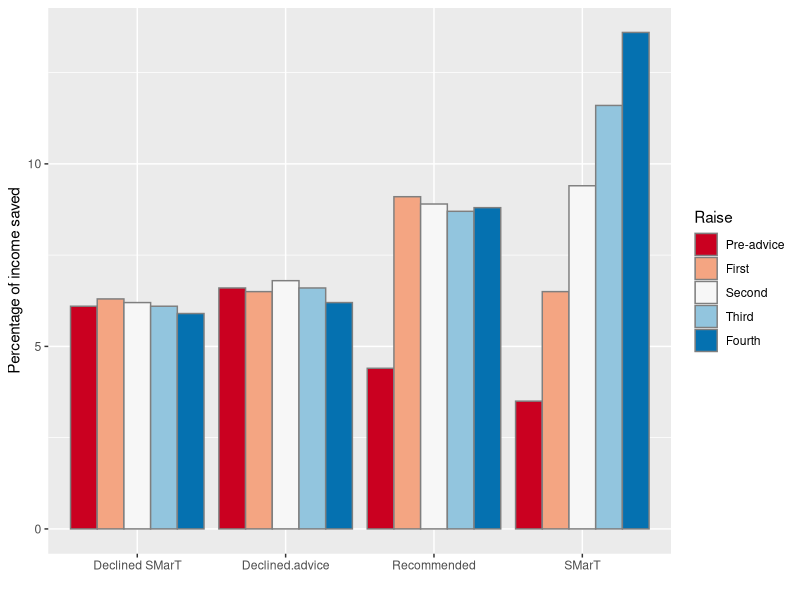

Here is the R script that generated this plot:
## ---- chunk 1
#| label: fig-smart
#| fig-cap: Savings rates for SMarT
#| warning: false

library(ggplot2)
library(tidyverse)

df <- data.frame( "Raise" = c("Pre-advice", "First", "Second", "Third", "Fourth"),
                  "Declined-advice"=c(6.6, 6.5, 6.8, 6.6, 6.2),
                  "Recommended"=c(4.4, 9.1, 8.9, 8.7, 8.8),
                  "SMarT"= c(3.5, 6.5, 9.4, 11.6, 13.6),
                  "Declined"= c(6.1, 6.3, 6.2, 6.1, 5.9)
                  )

df2 <- df |>
  pivot_longer(!Raise, names_to = "group", values_to ="percentage") |>
  arrange(group) |>
  mutate(Raise=factor(Raise, levels=c("Pre-advice", "First", "Second", "Third", "Fourth")))

df2 <- df2[,c(2,1,3)]

df2 <- df2 |>
  mutate(group = replace(group, group == "No.advice", "Declined advice")) |>
  mutate(group = replace(group, group == "Declined", "Declined SMarT"))

ggplot(df2, aes(group, percentage)) +
  geom_col(aes(group = Raise, fill=Raise), colour = "grey50", position = "dodge")+ 
  labs(x = "", y = "Percentage of income saved") +
  scale_fill_brewer(palette="RdBu")
